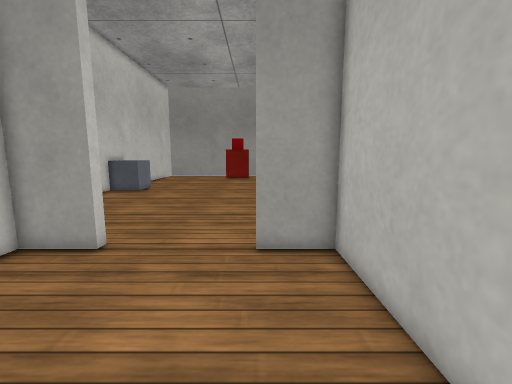
[1] (above)

16 first-person views from a walk through a robot-simulator world made for Webots. The camera is 0.6 m above the floor, tilts 8° down and sees 90° across. The floor is counted in squares, 0.2 m on a side. Each view is taken from the middle of a square. On the plan, view 1 faces up. The plan holds only what a view shows up to about 19 squares ahead; the rest is blank. Robots are left out. Simple shapes and patterns stand in for the simulator's stock objects.

[2]
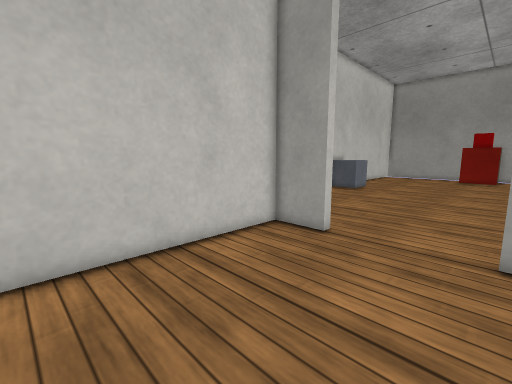

[3]
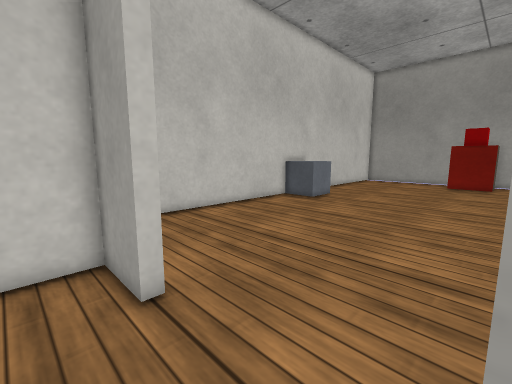

[4]
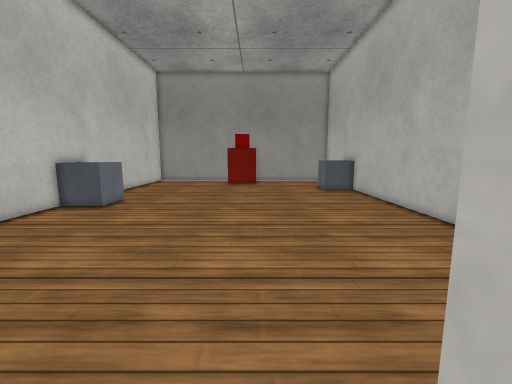

[5]
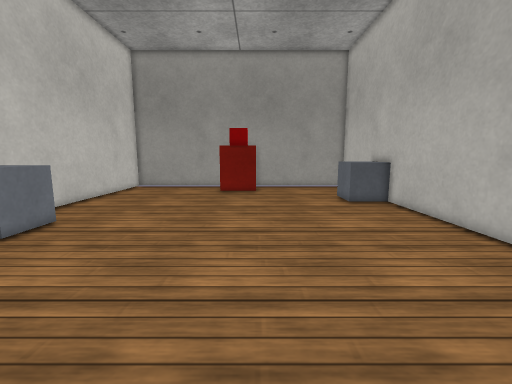

[6]
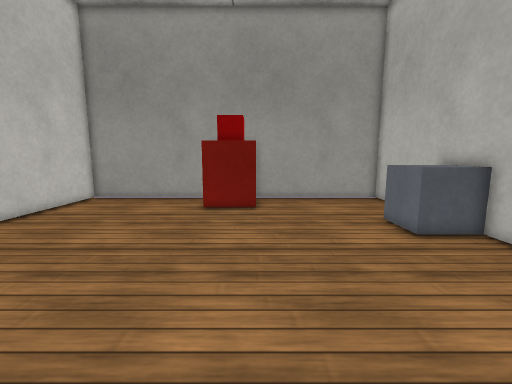

[7]
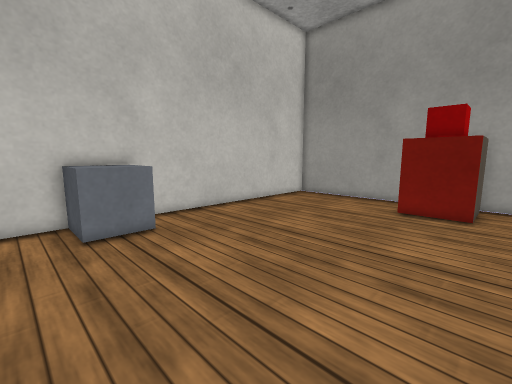

[8]
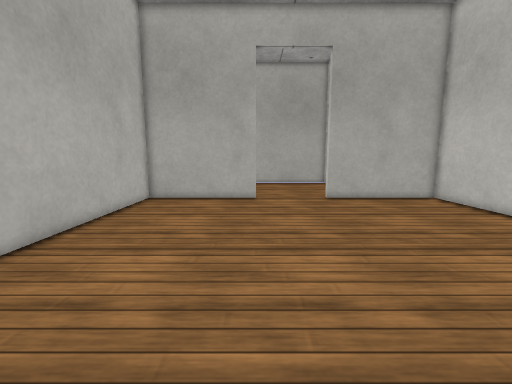

[9]
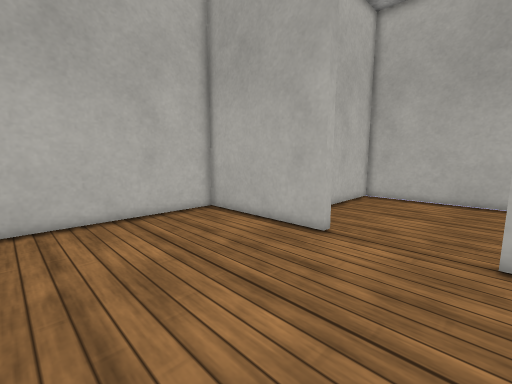

[10]
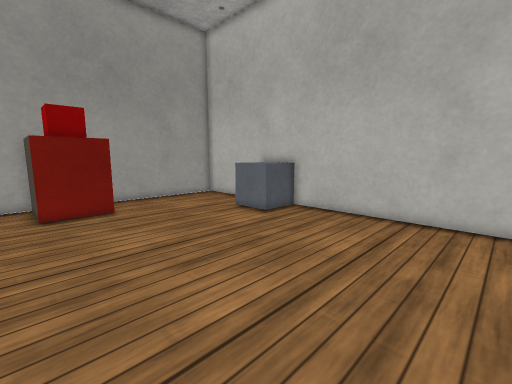

[11]
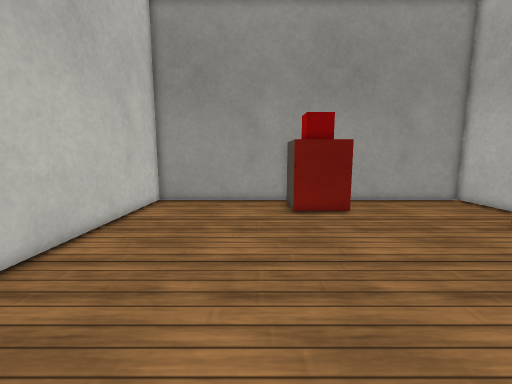

[12]
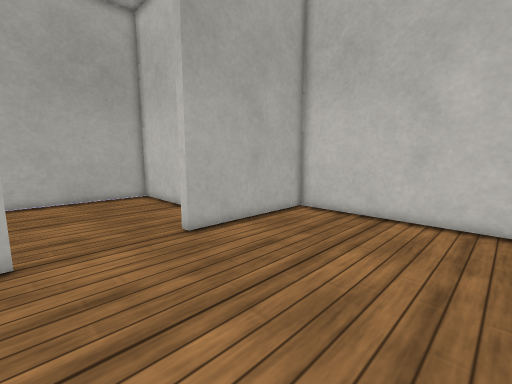

[13]
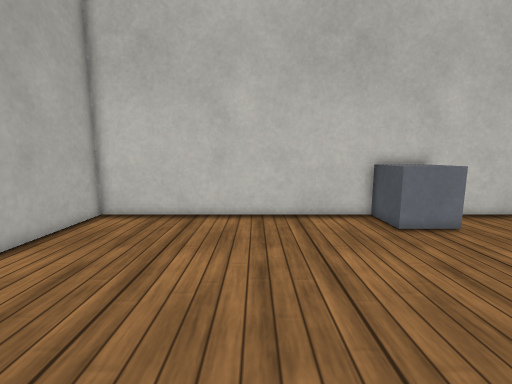

[14]
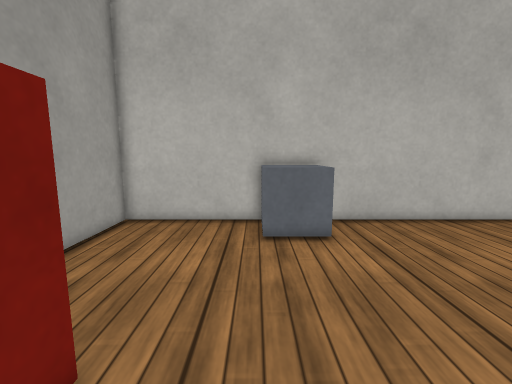

[15]
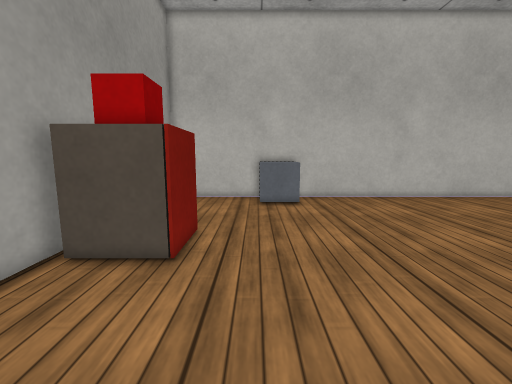

[16]
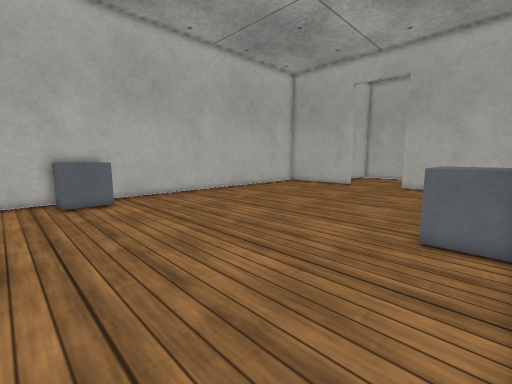

### Floor plan
Points are (right, up) in squares from view 1. A wall is a line through its corners. A room is listed if a view was taken in it or the views show most of it. See-through windows are left out.
Room 1 (views 1, 2, 3, 4)
walls: (-5, 8.2) (-5, 7.8) (-7.5, 7.8) (-7.5, -2) (2.5, -2) (2.5, 7.8) (0, 7.8) (0, 8.2)
ways out: opening at (-2, 8) to room 2
Room 2 (views 5, 6, 7, 8, 9, 10, 11, 12, 13, 14, 15, 16)
walls: (0, 8.2) (7.5, 8.2) (7.5, 38) (-12.5, 38) (-12.5, 8.2) (-5, 8.2)
ways out: opening at (-2, 8) to room 1
objects: grey box (-12, 22) to (-10, 24); brown box (-4, 35) to (-4, 37); red box (-3, 35) to (-2, 37); brown box (-1, 35) to (-1, 37); grey box (5, 29) to (7, 32)

Where each view was taken, in squares from view 1:
view 1: 0 up, 0 right, facing up
view 2: 1 down, 0 right, facing up-left
view 3: 6 up, 0 right, facing up-left
view 4: 7 up, 1 left, facing up
view 5: 13 up, 1 left, facing up
view 6: 20 up, 1 left, facing up
view 7: 20 up, 0 right, facing up-left
view 8: 26 up, 0 right, facing down
view 9: 17 up, 5 left, facing down-right
view 10: 20 up, 5 left, facing up-right
view 11: 21 up, 6 left, facing up
view 12: 17 up, 0 right, facing down-left
view 13: 16 up, 0 right, facing left
view 14: 32 up, 4 left, facing right
view 15: 32 up, 11 left, facing right
view 16: 34 up, 12 left, facing down-right
